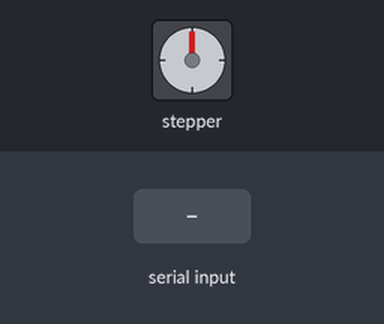
A sketch run on a simulated Arduino Nano, built with avr-gcc and run on an emulated ATmega328P. On the bench: stepper motor. Inputs (shaded band) come from the test bench. Stepper angles assume 2048 steps per turn.

Above: at 1.2 s.
1.3 s: "90,45\n" received over the second serial link
At 4.1 s:
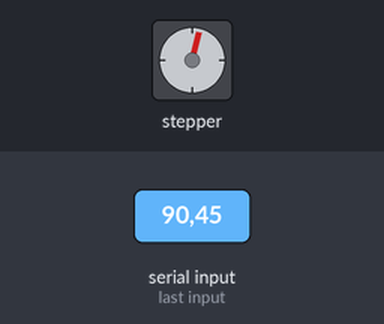
4.3 s: "200\n" received over the second serial link
At 7.1 s:
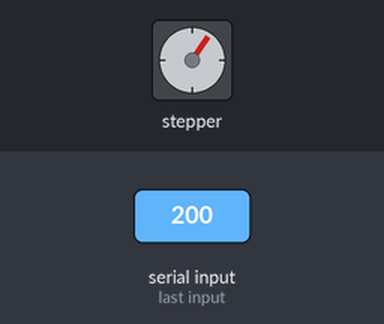
7.3 s: "30,150\n" received over the second serial link
At 11.8 s:
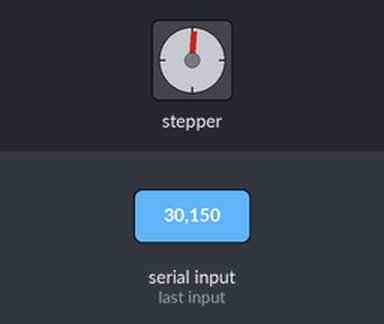
Timing chart, 0 to 13.3 s (numbered marks = the images above; inputs shaded):
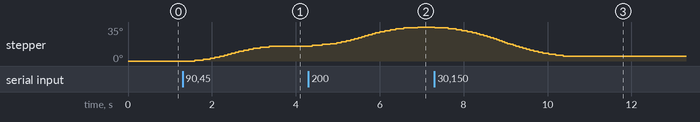

Measured:
- after the input at 1.3 s, stepper: turns 15° clockwise in 1.8 s, starting after 0.29 s
- after the input at 4.3 s, stepper: keeps turning clockwise at about 8°/s, starting after 0.09 s
- after the input at 7.3 s, stepper: turns 30° counter-clockwise in 3.1 s, starting at once

The sketch:

arduino.ino
```cpp
#include <SoftwareSerial.h>
#include <AccelStepper.h>

// Define step constant
#define MODE 4

//mode, IN1, IN2, IN3, IN4
AccelStepper myStepper(MODE, 7, 8, 9, 10);

// Software Serial pins for ESP32C6 communication
// D11 = TX (to ESP32C6 RX)
// D12 = RX (from ESP32C6 TX)
SoftwareSerial esp32Serial(11, 12); // RX, TX

void setup() {
  //Serial.begin(9600);
  //Serial.println("Arduino Nano to ESP32C6");

  esp32Serial.begin(9600);
  //Serial.println("started!");

  myStepper.setMaxSpeed(250.0);
  myStepper.setAcceleration(50.0);
  myStepper.setSpeed(250);
  myStepper.moveTo(0);
  //Serial.println("motor reset");
}

void loop() {
  if (myStepper.distanceToGo() == 0) {
    while (!esp32Serial.available()) {}
    String data = esp32Serial.readStringUntil('\n');
    data.trim();

    //Serial.println(data);
    int to = data.toInt();

    esp32Serial.println("ack");
    myStepper.moveTo(to);
  }

  // Move the motor one step
  myStepper.run();
}
```
